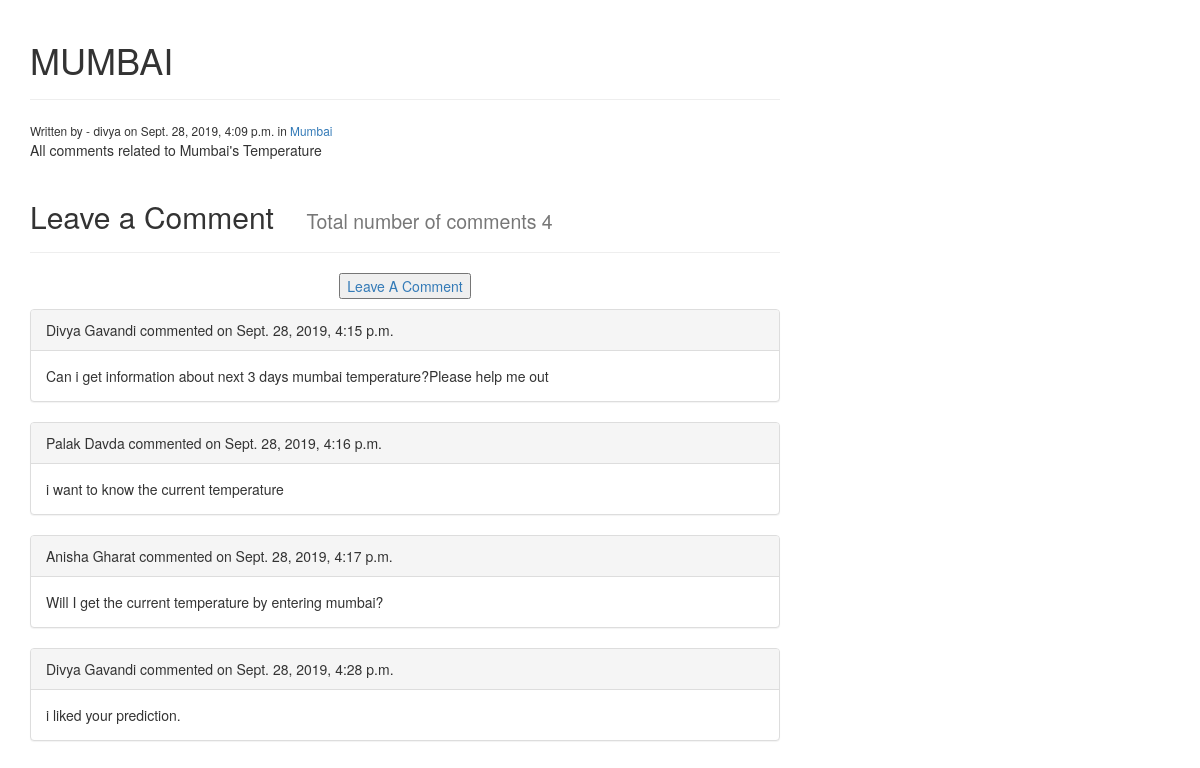
The page /comment_app/temp-about-mumbai/ on the database its author committed.
### comment_app/models.py (models this page shows, shortened)
class Post(models.Model):
	STATUS_CHOICES = (
		('draft','Draft'),
		('published','Published'),
	)
	category = models.ForeignKey('Category',on_delete = models.CASCADE,)
	title = models.CharField(max_length = 250)
	slug = models.SlugField(max_length = 250,unique = True)
	content = models.TextField()
	seo_title = models.CharField(max_length = 250)
	seo_description = models.CharField(max_length = 250)
	author = models.ForeignKey(User,on_delete= models.PROTECT,related_name = 'blog_posts')
	published = models.DateTimeField(default = timezone.now)
	created = models.DateTimeField(auto_now_add=True)
	updated = models.DateTimeField(auto_now=True)
	status = models.CharField(max_length=9,choices = STATUS_CHOICES,default = 'draft')

class Category(models.Model):
	name = models.CharField(max_length = 250)
	slug = models.SlugField(max_length = 250,unique  = True)
	class Meta:
		ordering = ('name',)
		verbose_name = 'category'
		verbose_name_plural = 'categories'
	def get_absolute_url(self):
		return reverse('comment_app:list_of_post_by_category',args = [self.slug])
	def __str__(self):
		return self.name

class Comment(models.Model):
	post = models.ForeignKey('Post', related_name = 'comments',on_delete = models.CASCADE,)
	user = models.CharField(max_length = 250)
	email = models.EmailField()
	body = models.TextField()
	created = models.DateTimeField(auto_now_add = True)
	approved = models.BooleanField(default = False)
	def approved(self):
		self.approved = True
		self.save()

### comment_app/views.py (the view)
# urls.py: url(r'^(?P<slug>[-\w]+)/$',views.post_detail, name='post_detail'),
def post_detail(request,slug):
	post = get_object_or_404(Post,slug = slug)
	template = 'comment_app/post/post_detail.html'
	context = {'post':post}
	return render(request,template, context)

### comment_app/templates/comment_app/post/post_detail.html (shortened to what this page needs)
{% extends 'comment_app/base.html'%}
{% block content %}
<div class="row">
	<div class="col-md-8">
		<div class="page-header">
		<h1>{{post.title}}</h1>
		</div>
		<small>Written by - {{post.author}} on {{post.published}} in <a href="{{post.category.get_absolute_url}}">{{post.category}}</a></small>
		{{post.content|linebreaks}}
		<div class="page-header">
		<h2>Leave a Comment<small> &nbsp;&nbsp;&nbsp;&nbsp; Total number of comments {{post.comments.count}}</small></h1>
		</div>
		<p class="text-center"><button type="button" class="btn-btn-default"><a href="{% url 'comment_app:add_comment' slug=post.slug %}">Leave A Comment</a></button></p>
		{% for comment in post.comments.all %}
		<div class="panel panel-default">
			<div class="panel-heading">{{ comment.user}} commented on {{ comment.created}}</div>
			<div class="panel-body">{{ comment.body}}</div>
		</div>
		{% empty %}
		<p>There is no comments</p>
		{% endfor %}
	</div>
</div>
{% endblock %}

### rows shown on the page
Post: title "MUMBAI", author "divya", published "Sept. 28, 2019, 4:09 p.m.", category "Mumbai", content "All comments related to Mumbai's Temperature", comments.count "4"
Comment: user "Divya Gavandi", created "Sept. 28, 2019, 4:15 p.m.", body "Can i get information about next 3 days mumbai temperature?Please help me out"
Comment: user "Palak Davda", created "Sept. 28, 2019, 4:16 p.m.", body "i want to know the current temperature"
Comment: user "Anisha Gharat", created "Sept. 28, 2019, 4:17 p.m.", body "Will I get the current temperature by entering mumbai?"
Comment: user "Divya Gavandi", created "Sept. 28, 2019, 4:28 p.m.", body "i liked your prediction."
